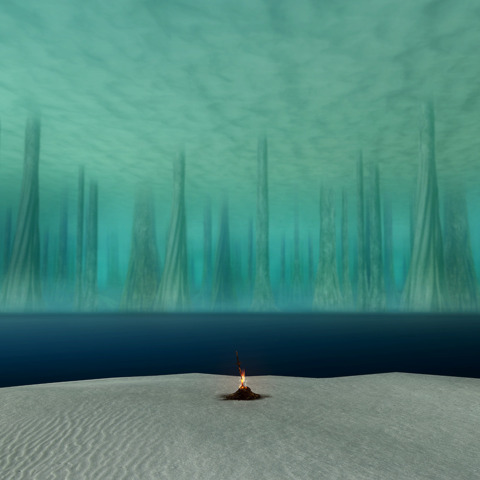
#> input picture lectures/ash-lake.png, 480 x 480 px, found by its file name
$ jupyter execute --allow-errors lec27_28.ipynb
#> lines starting #> are read from the running program, lines starting #| are printed output that depends on the picture; after the words box and inside, x2 and y2 are one past the last pixel; in counts of white or black regions, pixels touching at a corner belong together
# Lectures 27,28:

__Today:__

* Finish Newton's Method material
* Start Python Unit 4 (image processing) 🎉

__Future:__

* Next week is finals week. There is no final, or meeting time for next week – but there probably will be office hours.

## Analyzing Newton's Method

Let $f(x) = x^3 - 2x + 2$. For each value of $z$ in `np.linspace(-2,2,1000)`, apply Newton's method 7 times, and call the result `results`. For how many of these 1000 values do we have $-0.001 < f(\text{results}) < 0.001$?

Recall that $f(\text{results})=0 $ if we end up with the true root, and $f(\text{results}) \approx 0 $ if the result is almost a root.

[cell 1]
import numpy as np
import matplotlib.pyplot as plt
import seaborn as sns
sns.set_style("darkgrid")

[cell 2]
f = lambda x: x**3-2*x+2
df = lambda x: 3*x**2 - 2
newt = lambda z: z - f(z)/df(z)

__Idea:__ Each row of `arr` will be the result of applying Newton's method 7 times to a single point in `np.linspace(-2,2,1000)`. "A row for each point"

[cell 3]
z = np.linspace(-2,2,1000)  #instead of one initial guess, we'll try every point on the interval [-2, 2].
reps = 7
arr = np.zeros((len(z),reps+1))  #columns are the iterations of newton's method, the rows represent each initial value (of which there are 1000)
arr[:,0] = z  #same except for using the [:,0] instead of [0]

for i in range(reps):
    arr[:,i+1] = newt(arr[:,i])

[cell 4]
results = arr[:,-1]  #last column holds the results, the final x-values from Newton's method

[cell 5]
fig,ax = plt.subplots()
x = np.linspace(-2.5,2.5,1000)
ax.plot(x,f(x));
#> figure, not shown here; curve peaks at x = 2.5, y = 12.62

[cell 6]
good_bool = np.abs(f(results)) < 0.001   #check the absolute value of the y-values from Newton's method

The length makes sense, because we have 1000 points.

[cell 7]
good_bool.shape

Out of the 1000 input points, we see that 327 of them lead to a good estimate for a zero of $f$.

[cell 8]
good_bool.sum()

Let's plot these points and see where they live. There's a mistake here, we need the size of `pts` to match the size of the $y$-values. There's a pretty easy fix for this.

[cell 9]
fig,ax = plt.subplots()
x = np.linspace(-2.5,2.5,1000)
pts = z[good_bool]
ax.plot(x,f(x));
#> (the rest of this cell did not finish here and is left out)

[cell 10]
fig,ax = plt.subplots()
x = np.linspace(-2.5,2.5,1000)
pts = z[good_bool]
ax.plot(x,f(x));
ax.plot(pts,np.zeros(len(pts)),'ko',markersize=2);
#> figure, not shown here; curve peaks at x = 2.5, y = 12.62

Let's update this plot to now have the bad points in red.

[cell 11]
fig,ax = plt.subplots()
x = np.linspace(-2.5,2.5,1000)
pts = z[good_bool]
pts2 = z[~good_bool]
ax.plot(x,f(x));
ax.plot(pts,np.zeros(len(pts)),'ko',markersize=2);
ax.plot(pts2,np.zeros(len(pts2)),'ro',markersize=0.5); #smaller markers so the scattered black markers still show
#> figure, not shown here; curve peaks at x = 2.5, y = 12.62

***

## Image Processing

This unit will require you to import Pillow/PIL. It should already be installed through Anaconda, so all we need are the first import lines below

Why are we going through image processing? The point is not that image processing is super import to Math 9/numerical analysis, but that it gives us a really good opportunity to work with and visualize NumPy arrays.

### Opening an image

[cell 12]
import os #operating system, used for accessing files on the computer.

[cell 13]
from PIL import Image

I'm first going to show you how to open an image that's in the folder we're currently working in. When you open Jupyter notebook, the image should show up in the Home Page. If it's not there, you won't be able to open it.

[cell 14]
Image.open("ash-lake.png")

Maybe you're not sure which folder you're working in. Here's how we can check. I'm going to remove the output when I post these online, just because I don't want my file paths on the internet :)

[cell 15]
os.getcwd() #current working directory

This is how I can list everything in my current folder.

[cell 16]
os.listdir()

For organization, I almost always prefer to have a separate folder for images. I usually call it `images`.

[cell 17]
os.listdir("images") #name of my folder

Say I wanted to open one of the images in my `images` folder. The following will cause an error, since the jpg is not in my current folder, but a subfolder.

[cell 18]
Image.open('Red_room.jpeg')
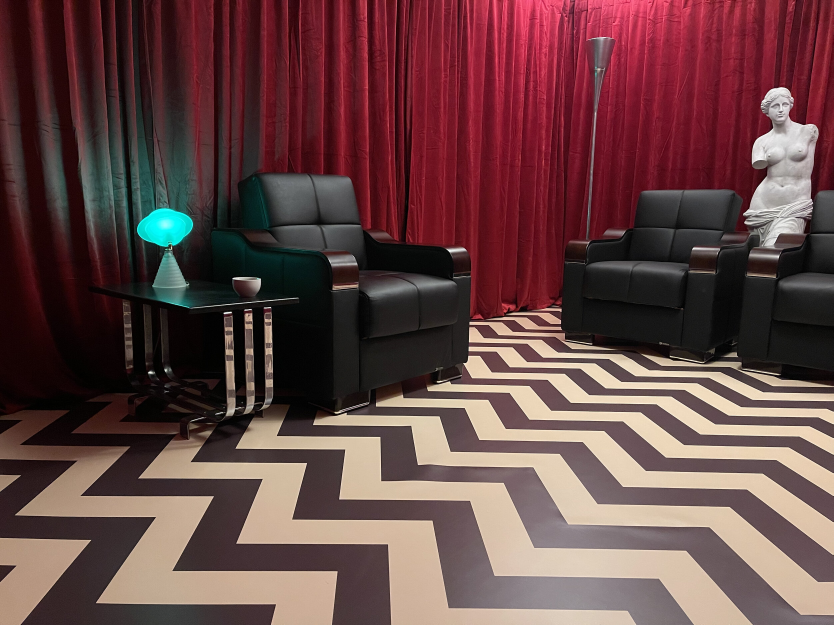
#> input picture lectures/images/Red_room.jpeg, 2500 x 1875 px, found by its file name (shown at 1/3 size)

To navigate to the `images` folder, I could type out the path name directly, but this is going to be different for different operating systems. The way I'm going to show you is maybe cumbersome, but has the benefit of being able to work for any operating system.

[cell 19]
s = os.path.join("images",'Red_room.jpeg')

[cell 20]
s

[cell 21]
Image.open(s)

How could I get all of the jpgs in a folder?

[cell 22]
os.listdir("images")

Less pythonic way:

[cell 23]
[x for x in os.listdir("images") if x[-3:] == "jpg"]

More pythonic way:

[cell 24]
[x for x in os.listdir("images") if x.endswith("png")]

[cell 25]
[ x for x in os.listdir("images") if x.endswith("webp") ]

[cell 26]
for x in os.listdir("images"):
    if x.endswith("webp"):
        img = Image.open(os.path.join("images",x))
        display(img)

### NumPy Arrays and Images

[cell 27]
img = Image.open("ash-lake.png")
#> img is the input picture: PIL image 480x480 RGB; mean R, G, B 78.4, 135.2, 124.9

[cell 28]
img

[cell 29]
type(img)

We can see this is not a NumPy array...here's what we do.

[cell 30]
arr = np.asarray(img)

[cell 31]
arr

[cell 32]
type(arr)

[cell 33]
arr.shape
#> Out = (480, 480, 3)

Think of this as saying we have $480 \times 480$ pixels, and each pixel has an RGB (Red-Green-Blue) triple.

Let's get the top-left-most pixel.

[cell 34]
arr[0,0]
#> Out = [83, 161, 148]

This is saying we have 83 Red, 161 Green, 148 Blue.

Maybe I wonder what the range of these RGB values is.

[cell 35]
arr.min()
#> Out = 0

[cell 36]
arr.max()
#> Out = 255

All together, there are $2^8 = 256$ possibilities for each RGB value. This is why we store these as 8-bit integers (notice the `dtype=uint8` in `arr`).

[cell 37]
(arr[:,300:]).shape
#> Out = (480, 180, 3)

Let's actually visualize this slice!

[cell 38]
img

[cell 39]
Image.fromarray(arr[:,300:])   #Sliced array gives cropped image

[cell 40]
Image.fromarray(arr[:,:100])   #note that the [0,0] pixel is in the upper left corner

[cell 41]
#Recall from last time
import numpy as np
from PIL import Image
import os
img = Image.open("ash-lake.png")
arr = np.asarray(img)
img

[cell 42]
arr_no_mid = np.concatenate([arr[:,:100],arr[:,300:]], axis=1) #choose the axis where the array sizes are different.

[cell 43]
Image.fromarray(arr_no_mid)  #middle of image cropped out

[cell 44]
arr_flip = arr[::-1,:,::]
Image.fromarray(arr_flip)

[cell 45]
arr_squash = arr[::2,:,::]
Image.fromarray(arr_squash)

[cell 46]
s = os.path.join("images",'Red_room.jpeg')
print(s)
Image.open(s)

[cell 47]
arr_red = np.asarray(Image.open(s))
#> arr_red is the input picture: shape (1875, 2500, 3); mean R, G, B 102.5, 70, 69.5
arr_red

[cell 48]
arr_r_crop = arr_red[400:880,200:680]
Image.fromarray(arr_r_crop)

[cell 49]
#combine the two images by adding. Each color in each pixel is added together
Image.fromarray(arr + arr_r_crop)

[cell 50]
#Better to weight how these picture are blended. Make sure values are integers, PIL is somewhat picky.
weight=0.4
Image.fromarray(np.uint8((1-weight)*arr + weight*arr_r_crop))

### Setting Colors

__Goal:__ Change a horizontal band of the image to a single color.

[cell 51]
img = Image.open("ash-lake.png")
arr = np.asarray(img)

Let's start by getting a horizontal band.

[cell 52]
Image.fromarray(arr[200:300])
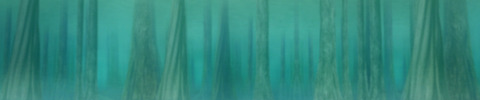
#> Out: PIL image 480x100 RGB; mean R, G, B 51.6, 136.6, 125

This is going to throw an error!

#> (a cell that did not finish here is left out)

Main point: `img` and `arr` are _references_ to the image. What this means for us is that we can look, but we can't change anything. To get around this, we work on a copy!

[cell 54]
B = arr.copy()

[cell 55]
import sys

The size of `img` is SO small! This is because it's a reference.

[cell 56]
sys.getsizeof(img)
#> Out = 56

This is still pretty small!

[cell 57]
sys.getsizeof(arr)
#> Out = 144

[cell 58]
sys.getsizeof(B)
#> Out = 691344

[cell 59]
a = np.zeros((1000,1000))   #to compare how sizing works

[cell 60]
b = a

[cell 61]
sys.getsizeof(a)

[cell 62]
sys.getsizeof(b)

[cell 63]
B[200:300] = 0

[cell 64]
Image.fromarray(B)

[cell 65]
B[200:300] = 255

[cell 66]
Image.fromarray(B)

Remember, this was the top-left-most color from earlier:

[cell 67]
colors = np.array([83, 161, 148])

[cell 68]
B[200:300].shape
#> Out = (100, 480, 3)

[cell 69]
colors.shape

[cell 70]
B[200:300] = colors

[cell 71]
Image.fromarray(B)

Just for fun! From color picker:

[cell 72]
B[200:300] = np.array([119, 152, 181])

[cell 73]
Image.fromarray(B)

### Making an image from scratch

[cell 74]
arr = np.array([[[255,0,0],[0,255,0]],[[0,0,255],[255,255,0]]])

I'll start by making an error :)

#> (a cell that did not finish here is left out)

The issue here is that I haven't specified a data type. What should it be?

[cell 76]
arr = np.array([[[255,0,0],[0,255,0]],[[0,0,255],[255,255,0]]],dtype=np.uint8)

You might think there's another error when we run this...

[cell 77]
img = Image.fromarray(arr)

[cell 78]
img

No error, it's just 2 pixels by 2 pixels...super small and hard to see.

[cell 79]
img.resize((100,100))

Maybe I don't like how it has extended the pixels (the blurring).

[cell 80]
help(img.resize)

[cell 81]
dir(Image.Resampling)

[cell 82]
for s in dir(Image.Resampling):
    if s[0] != '_' and s[0].isupper():
        print(s)

There is an issue in how we join `s` to the end.

#> (a cell that did not finish here is left out)

__Fix 1:__

[cell 84]
for s in dir(Image.Resampling):
    if s[0] != '_' and s[0].isupper():
        print(s)
        display(img.resize((100,100),resample=getattr(Image.Resampling,s)))

__Fix 2:__ This method is less flexible (I wouldn't usually expect it to work), but it does the job in this case.

[cell 85]
for s in dir(Image.Resampling):
    if s[0] != '_' and s[0].isupper():
        print(s)
        display(img.resize((100,100),resample=Image.Resampling[s]))

### Swapping color channels

__Goal:__ Want to swap the Red and Blue color channels.

[cell 86]
import numpy as np
from PIL import Image
import os
img = Image.open("ash-lake.png")
arr = np.asarray(img)

[cell 87]
arr

This might be trickier than you'd expect. I'll start by making a common mistake.

[cell 88]
mylist = [ 83, 161, 148]
mylist[0] = mylist[2]  #mylist[0] original value is overwritten
mylist[2] = mylist[0]  #mylist[0] already equals mylist[2], so no change occurs.
mylist

Common way:

[cell 89]
mylist = [ 83, 161, 148]
temp = mylist[0]
mylist[0] = mylist[2]
mylist[2] = temp
mylist

We want to use this idea and apply it to all of `arr`. Again, there will be mistakes here.

[cell 90]
B = arr.copy()
temp = B[:,:,0] #Red values; pointing to B - if B changes, so does temp
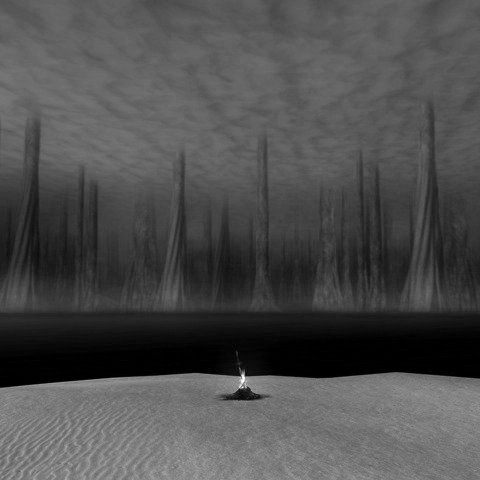
#> temp: shape (480, 480); min 0, max 255, mean 78.4
B[:,:,0] = B[:,:,2]
B[:,:,2] = temp

[cell 91]
B[0,0]
#> Out = [148, 161, 148]

[cell 92]
temp2 = B[:,:,0].copy()
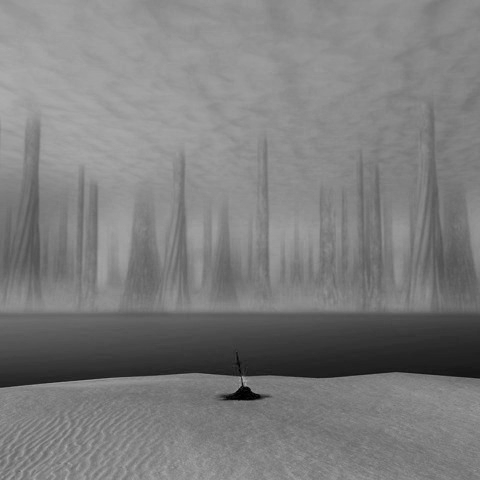
#> temp2: shape (480, 480); min 0, max 172, mean 124.9

[cell 93]
sys.getsizeof(temp)
#> Out = 128

[cell 94]
sys.getsizeof(temp2)
#> Out = 230528

Here's how we can do it using the fact that `arr` is read-only

[cell 95]
import numpy as np
from PIL import Image
import os
img = Image.open("ash-lake.png")
arr = np.asarray(img)

[cell 96]
#Swaps the Red and Blue Channels
B_rb = arr.copy()
B_rb[:,:,0] = arr[:,:,2]
B_rb[:,:,2] = arr[:,:,0]

[cell 97]
B_rb[0,0]
#> Out = [148, 161, 83]

[cell 98]
img

[cell 99]
Image.fromarray(B_rb)

Caption from chat: This could be from Dune

[cell 100]
#Swaps the Red and Green Channels
B_rg = arr.copy()
B_rg[:,:,0] = arr[:,:,1]
B_rg[:,:,1] = arr[:,:,0]
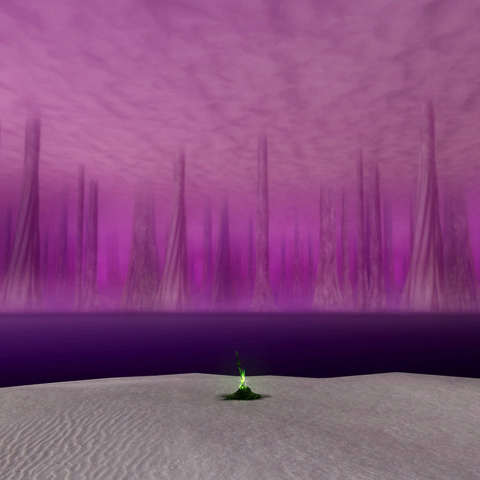
#> B_rg: shape (480, 480, 3); mean R, G, B 135.2, 78.4, 124.9
Image.fromarray(B_rg)

[cell 101]
#Swaps the Green and Blue Channels
B_gb = arr.copy()
B_gb[:,:,1] = arr[:,:,2]
B_gb[:,:,2] = arr[:,:,1]
Image.fromarray(B_gb)

## Invert Colors

Each color channel is flipped from high to low and vice versa. If $C_{new}$ is the new particular color, and $C_{old}$ is the original, we want

$C_{new} = 255 - C_{old}$

This is very easy to broadcast across the entire array.

[cell 102]
import numpy as np
from PIL import Image
import os
img = Image.open("ash-lake.png")
arr = np.asarray(img)

B_rb = arr.copy()
B_rb[:,:,0] = arr[:,:,2]
B_rb[:,:,2] = arr[:,:,0]

B_rg = arr.copy()
B_rg[:,:,0] = arr[:,:,1]
B_rg[:,:,1] = arr[:,:,0]

img

[cell 103]
#invert colors, each RGB value is flipped opposite
B_inv = arr.copy()
B_inv = 255-B_inv
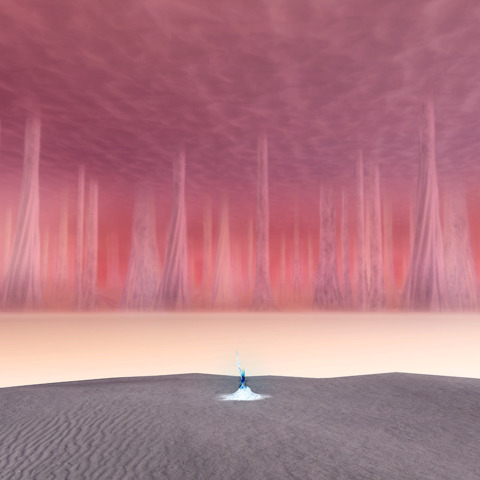
#> B_inv: shape (480, 480, 3); mean R, G, B 176.6, 119.8, 130.1
Image.fromarray(B_inv)

[cell 104]
#invert colors on the Red-Blue swap
B_rb_inv = B_rb.copy()
B_rb_inv = 255-B_rb_inv
Image.fromarray(B_rb_inv)

[cell 105]
#invert colors on the Red-Green swap
B_rg_inv = B_rg.copy()
B_rg_inv = 255-B_rg_inv
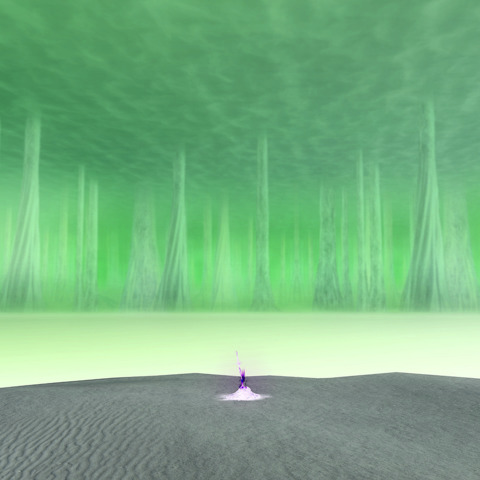
#> B_rg_inv: shape (480, 480, 3); mean R, G, B 119.8, 176.6, 130.1
Image.fromarray(B_rg_inv)

## Threshold filter

Across all 3 color channels, we set a Threshold value. Per pixel, any color channel with value above the threshold is set to a max of 255. Any color channel below this threshold is set to 0.

[cell 106]
#Threshold filter
B = arr.copy()
B_th = np.empty_like(B)

thresh = 125  #color channels over this value will be increased to the max value. Otherwise, they are 0.

#interesting values for this picture: 50, 70, 125, 150

for i in range(3): #loop over each color channel
    B_th[:, :, i] = (B[:, :, i] > thresh) * 255
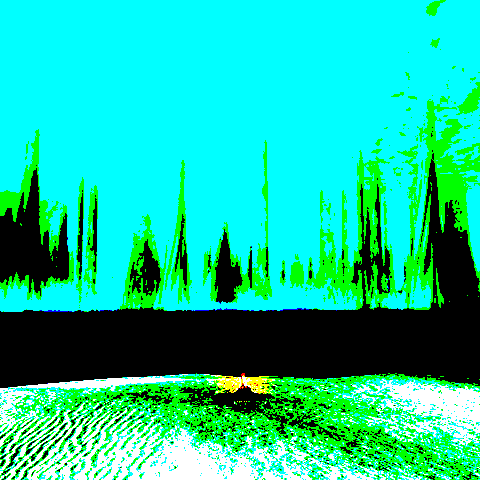
#> B_th: shape (480, 480, 3); mean R, G, B 19.8, 197.7, 157.2

Image.fromarray(B_th)

## Brighten/Darken Image

[cell 107]
import numpy as np
from PIL import Image
import os
img = Image.open("ash-lake.png")
arr = np.asarray(img)

img

[cell 108]
B = arr.copy()

c = 0.7  #Darken, use constant between 0 and 1
B = np.uint8(c*B)  #pixels must be 8-bit integers.
Image.fromarray(B)

[cell 109]
B = arr.copy()

c = 1.5 #Brighten, use constant greater than 1.
#But too high constant causes some color channels to go above 255.
#c = 5 is gives weird and abstract rainbow colorings
#negative numbers also give weird colorings.
B = np.uint8(c*B)
Image.fromarray(B)

An 8-bit integer has a maximum value of 255 (8 digits of binary). An overflow rolls over back to 0. You can think of this as doing operations mod 256. High multiples magnify the difference between colors, which is why the colors start to scatter.

To fix these issues, we have to replace any color channel above 255 with exactly 255, before we convert to `np.uint8` type. Boolean indexing comes in handy here.

[cell 110]
B = np.float64(arr.copy())

c = 3

B = c*B
B  #now we can see what the values are before they roll over.

[cell 111]
B > 255 #find the values that overflow

[cell 112]
255*(B>255) #True counts as 1, False counts as 0, so we multiply by 255

[cell 113]
Image.fromarray(np.uint8(255*(B > 255)))   #visualize all of the color channels that overflow, for fun.

[cell 114]
B[B > 255] = 255
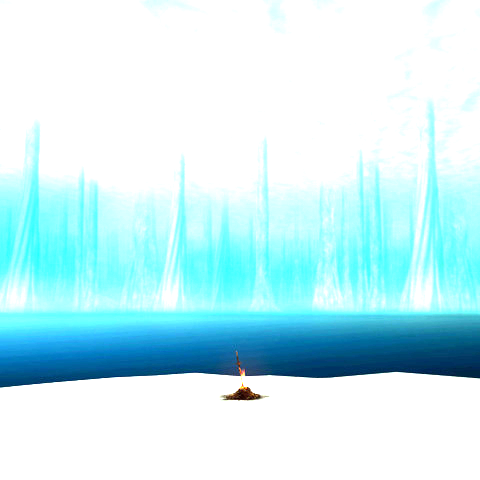
#> B: shape (480, 480, 3) float64; mean R, G, B 199.3, 239.2, 244.9
Image.fromarray(np.uint8(B)) #The final result

[cell 115]
#All in one cell
L = np.float64(arr.copy())
c = 3
L = c*L
L[L > 255] = 255
Image.fromarray(np.uint8(L)) #The final result
#Note: There are smarter brightness algorithms than this.

## Grayscale Filter

Gray colors occur when Red = Green = Blue for a particular pixel. But there are easier ways to generate grayscale pictures.

Tensors of shape $(r, c, 3)$ give color pictures. Matrices of shape $(r,c)$ give grayscale images.

[cell 116]
gray_range = np.arange(0,256).reshape(16,16)

[cell 117]
img_gr = Image.fromarray(np.uint8(gray_range))
img_gr

Let's make a grayscale image of Ash lake, just from its red channel. Compare this to the green and blue channels, too.

[cell 118]
B = arr[:,:,0].copy()    #red channel
#B = arr[:,:,1].copy()    #green channel
#B = arr[:,:,2].copy()    #blue channel
B = np.uint8(B)
Image.fromarray(B)

### A better algorithm for grayscale
For each pixel $(i,j)$ of color image $Y$, you can use the formula $$Y_{ij} = 0.2125\times Red_{ij} + 0.7154\times Green_{ij} + 0.0721\times Blue_{ij}$$ This specific combination of colors is used often in image processing, and can be found on the <a href="https://en.wikipedia.org/wiki/Grayscale"> Wikipedia page for Grayscale</a>

[cell 119]
Y = arr.copy()
Y_bettergray = np.uint8(0.2125*Y[:,:,0] + 0.7154*Y[:,:,1] + 0.0721*Y[:,:,2])
Image.fromarray(Y_bettergray)

[cell 120]
Y_bettergray.shape
#> Out = (480, 480)

## Sepia Filter

This is similar to the Grayscale filter, but each new color channel gets a different combination of the original color channels. The constants used here are apparently recommended by Microsoft.

[cell 121]
S = arr.copy()
S_sepia = np.zeros_like(S)
S_sepia[:,:,0] = 0.393*S[:,:,0] + 0.769*S[:,:,1] + 0.189*S[:,:,2]
S_sepia[:,:,1] = 0.349*S[:,:,0] + 0.686*S[:,:,1] + 0.168*S[:,:,2]
S_sepia[:,:,2] = 0.272*S[:,:,0] + 0.534*S[:,:,1] + 0.131*S[:,:,2]

Image.fromarray(np.uint8(S_sepia))

[cell 122]
S_sepia.shape
#> Out = (480, 480, 3)

We still need to stop any color channels from overflowing beyond 255

[cell 123]
S_sepia = np.float64(np.zeros_like(S))
S_sepia[:,:,0] = 0.393*S[:,:,0] + 0.769*S[:,:,1] + 0.189*S[:,:,2]
S_sepia[:,:,1] = 0.349*S[:,:,0] + 0.686*S[:,:,1] + 0.168*S[:,:,2]
S_sepia[:,:,2] = 0.272*S[:,:,0] + 0.534*S[:,:,1] + 0.131*S[:,:,2]
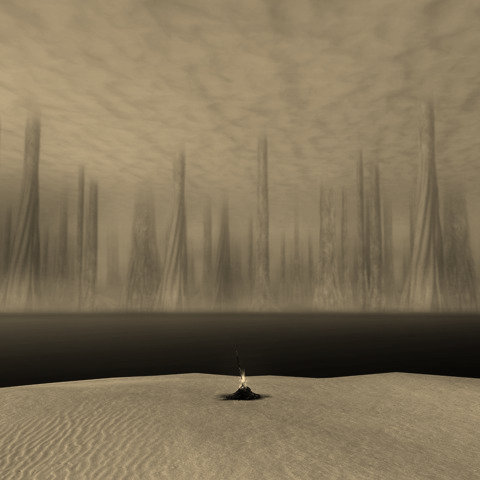
#> S_sepia: shape (480, 480, 3) float64; mean R, G, B 158.4, 141.1, 109.9; drawn with min black and max white

S_sepia[S_sepia > 255] = 255
#> S_sepia: shape (480, 480, 3) float64; 0.01% of pixels changed, all inside (x1, y1, x2, y2) = (240, 376, 245, 386)
Image.fromarray(np.uint8(S_sepia))
